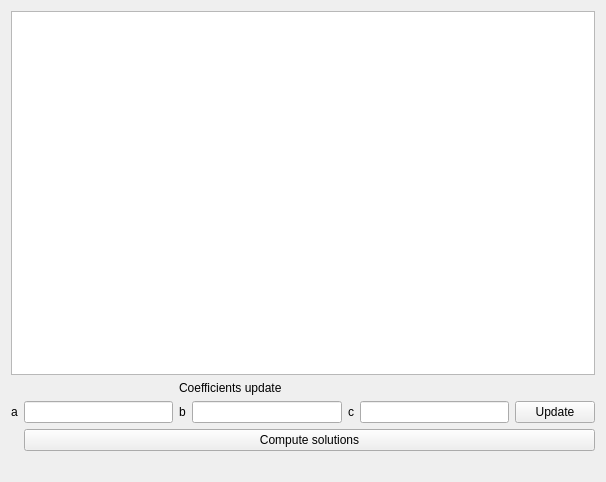
<?xml version="1.0" encoding="UTF-8"?>
<ui version="4.0">
 <class>GUI</class>
 <widget class="QWidget" name="GUI">
  <property name="geometry">
   <rect>
    <x>0</x>
    <y>0</y>
    <width>606</width>
    <height>482</height>
   </rect>
  </property>
  <property name="windowTitle">
   <string>GUI</string>
  </property>
  <layout class="QVBoxLayout" name="verticalLayout">
   <item>
    <widget class="QListWidget" name="equationsListWidget"/>
   </item>
   <item>
    <layout class="QGridLayout" name="gridLayout">
     <item row="0" column="2" colspan="4">
      <widget class="QLabel" name="label_2">
       <property name="text">
        <string>Coefficients update</string>
       </property>
      </widget>
     </item>
     <item row="1" column="0">
      <widget class="QLabel" name="label">
       <property name="text">
        <string>a</string>
       </property>
      </widget>
     </item>
     <item row="1" column="1">
      <widget class="QLineEdit" name="aCoeffLineEdit"/>
     </item>
     <item row="1" column="2">
      <widget class="QLabel" name="label_3">
       <property name="text">
        <string>b</string>
       </property>
      </widget>
     </item>
     <item row="1" column="3">
      <widget class="QLineEdit" name="bCoeffLineEdit"/>
     </item>
     <item row="1" column="4">
      <widget class="QLabel" name="label_4">
       <property name="text">
        <string>c</string>
       </property>
      </widget>
     </item>
     <item row="1" column="5">
      <widget class="QLineEdit" name="cCoeffLineEdit"/>
     </item>
     <item row="1" column="6">
      <widget class="QPushButton" name="updateCoeffButton">
       <property name="text">
        <string>Update</string>
       </property>
      </widget>
     </item>
     <item row="2" column="1" colspan="6">
      <widget class="QPushButton" name="computeSolutionsButton">
       <property name="text">
        <string>Compute solutions</string>
       </property>
      </widget>
     </item>
    </layout>
   </item>
   <item>
    <widget class="QLabel" name="solutionsLabel">
     <property name="text">
      <string/>
     </property>
    </widget>
   </item>
  </layout>
 </widget>
 <resources/>
 <connections/>
</ui>
